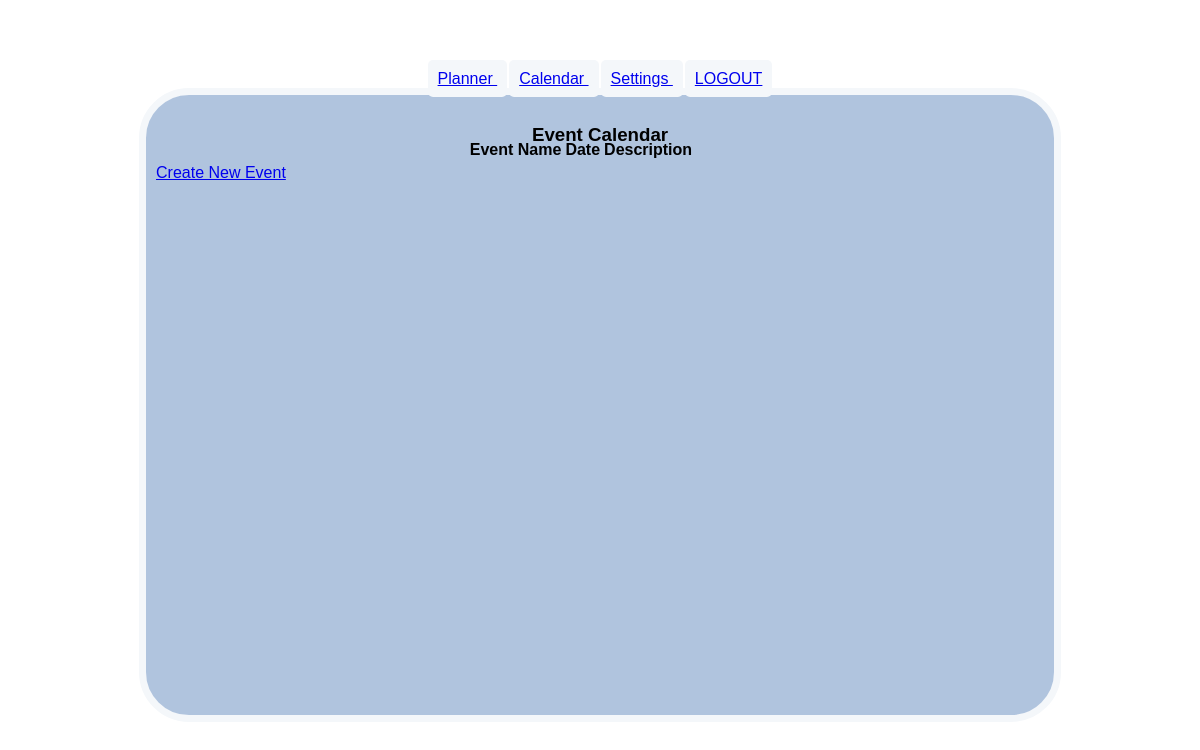
/calendar, run on an earlier commit of the app's database.
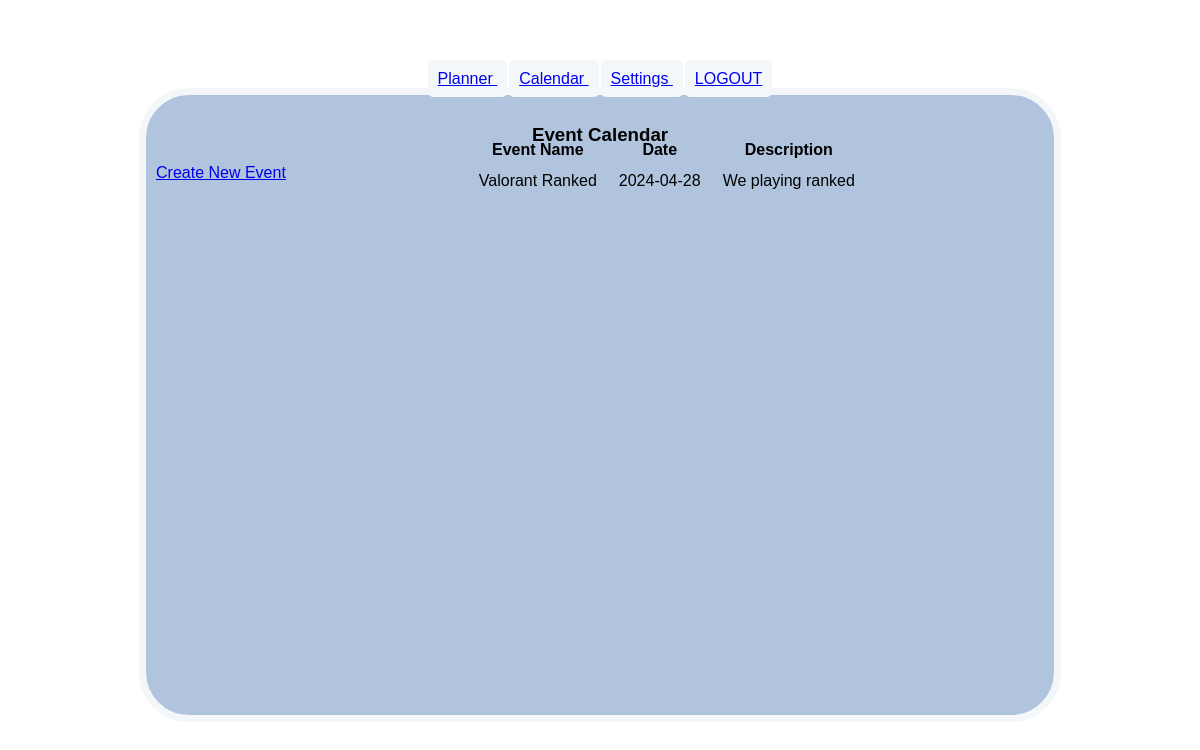
And on a later commit of the database.
### app/models.py (models this page shows, shortened)
class Event(db.Model):
    __tablename__ = 'events'
    id = db.Column(db.Integer, primary_key=True)
    game = db.Column(db.String(64), db.ForeignKey('game.id'), nullable=False)
    title =  db.Column(db.String(64))
    date = db.Column(db.String(32))
    description = db.Column(db.String(256))
    participants = db.Column(db.Integer)

### app/routes.py (the view)
@app.route('/calendar', methods=['GET','POST'])
def calendar():
     results = db.session.query(Event.title, Event.date, Event.description)
     return render_template('calendar.html', events=results)

### app/templates/calendar.html (shortened to what this page needs)
{% extends "inapp_base.html" %}
{% block content %}
    <h3 style="text-align: center;"> Event Calendar </h3>
    <a href="/create_event"> Create New Event </a>
    <table style="text-align: center; margin-left: 35%; margin-top: -5%;">
        <th> Event Name </th>
        <th> Date </th>
        <th> Description </th>
        {% for ev in events %}
        <tr>
            <td> {{ev.title}} </td>
            <td> {{ev.date}} </td>
            <td> {{ev.description}} </td>
            <br/>
        </tr>
        {% endfor %}
    </table>
{% endblock %}

### app/templates/inapp_base.html (shortened to what this page needs)
<!DOCTYPE html>
<html style="background-image: url('static/images/testimage2.png'); background-size: 50%;">
    <head>
        <link rel="stylesheet" href="{{ url_for('static', filename='main.css') }}">
    </head>
    <body style="margin-top: 5%;">
        <div style="text-align: center; padding-top: 10px;">
            <a href="/home" class="headerbutton"> Planner </a>
            <a href="/calendar" class="headerbutton"> Calendar </a>
            <a href="/settings" class="headerbutton"> Settings </a>
            <a href="/logout" class="headerbutton"> LOGOUT </a>
            <br>
        </div>
        <div id="mainpanel" class="panel">
            {% block content %}{% endblock %}
        </div>
    </body>
</html>

### app/static/main.css (style rules this page uses)
body { font-family: Verdana, sans-serif; }
.panel { background:lightsteelblue; width: 75%; min-height: 600px; height: auto; margin: auto; padding: 10px; border-radius: 50px; border-color: rgb(244, 247, 250); border-style: solid; border-width: 7px; }

### app/templates/calendar.html (style rules this page uses)
td { padding: 10px; }

### app/templates/inapp_base.html (style rules this page uses)
.headerbutton { background-color: rgb(244, 247, 250); padding: 10px; border-radius: 5px; margin: 1px; }

What changed in the data, as far as the page shows it:
added Event: title "Valorant Ranked", date "2024-04-28", description "We playing ranked"
